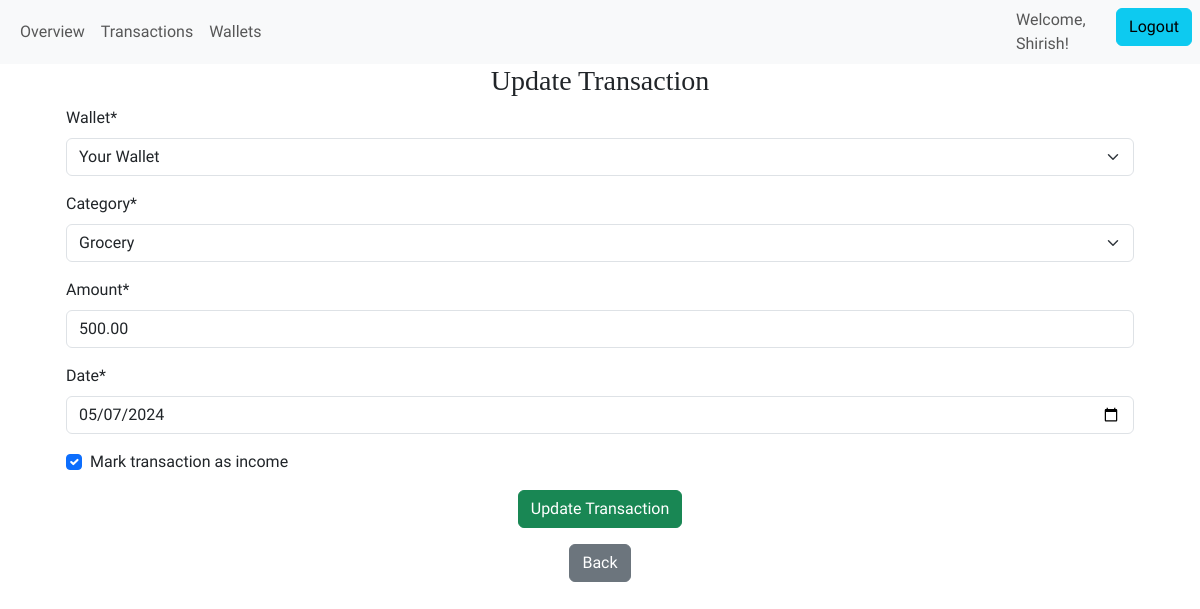
Page /personal/transactions/118/update (signed in) on the committed database.
### expense_tracker/models.py (models this page shows, shortened)
class Transaction(models.Model):
    wallet = models.ForeignKey(
        Wallet, on_delete=models.CASCADE
    )  # One-to-many link to Wallet
    category = models.ForeignKey(
        Category, on_delete=models.SET_NULL, null=True
    )  # Many-to-one link to Category
    amount = models.DecimalField(
        max_digits=10,
        decimal_places=2,
        validators=[MinValueValidator(Decimal("0.00"))],
    )  # Transaction amount
    date = models.DateField()  # Transaction date
    is_income = models.BooleanField(default=False)
    user = models.ForeignKey(User, on_delete=models.CASCADE)

### expense_tracker/views.py (the view)
class UpdateTransaction(LoginRequiredMixin, UpdateView):
    model = Transaction
    form_class = UpdateTransactionForm
    template_name = (
        "expense_tracker/update_transaction.html"  # Template for update form
    )
    success_url = reverse_lazy(
        "list_transaction"
    )  # URL to redirect after successful update
    def get_form_kwargs(self):
        kwargs = super(UpdateTransaction, self).get_form_kwargs()
        kwargs["user"] = self.request.user
        return kwargs

### expense_tracker/forms.py
class UpdateTransactionForm(forms.ModelForm):
    is_income = forms.BooleanField(
        label="Mark transaction as income", required=False
    )
    class Meta:
        model = Transaction
        exclude = ["user"]
        widgets = {
            "date": forms.DateInput(
                attrs={
                    "type": "date",
                    "max": formats.date_format(timezone.now(), "Y-m-d"),
                }
            )
        }
    def __init__(self, *args, **kwargs):
        user = kwargs.pop("user", None)
        print("User:", user)
        super().__init__(*args, **kwargs)  # Initialize the form
        if user is not None:  # Check if user is provided
            self.fields["wallet"].queryset = Wallet.objects.filter(user=user)

### expense_tracker/models.py (called while the page is built)
    def __str__(self):
        return f"{self.name}"  # For readable display

    def __str__(self):
        return self.name  # For readable display

### expense_tracker/templates/expense_tracker/update_transaction.html (shortened to what this page needs)
{% extends "expense_tracker/personal_home.html" %}
{% load static %}
{% load crispy_forms_tags %}
{% block content%}
<div class="container text-center">
    <h3>Update Transaction</h3>
    <div class="container text-start ">
        <form method="post">
            {{ form | crispy }}
            <div class="text-center">
                <button type="submit" class="btn btn-success">Update Transaction</button>
            </div>
        </form>
        <div class="container text-center">
            <a href="{% url 'list_transaction' %}" class="btn btn-secondary  my-3" aria-label="back to list of transactions">Back</a>
        </div>
    </div>
</div>
{% endblock %}

### expense_tracker/templates/expense_tracker/personal_home.html (shortened to what this page needs)
{% extends "base.html" %}
{% load static %}
{% block navbar%}
<div class="container-fluid">
    <div class="collapse navbar-collapse" id="navbarSupportedContent">
        <ul class="navbar-nav  mb-2 mb-lg-0 ">
            <li class="nav-item">
                <a class="nav-link {% block overview %}{% endblock %}"
                    href="{% url 'overview' %}"  aria-label="overview" >Overview</a>
            </li>
        </ul>
        <ul class="navbar-nav  mb-2 mb-lg-0 ">
            <li class="nav-item">
                <a class="nav-link {% block transactions %}{% endblock %}"
                    href="{% url 'list_transaction' %}" aria-label="transactions">Transactions</a>
            </li>
        </ul>
        <ul class="navbar-nav  mb-2 mb-lg-0 ">
            <li class="nav-item">
                <a class="nav-link {% block wallets %}{% endblock %}"
                    href="{% url 'list_wallet' %}"  aria-label="wallets">Wallets</a>
            </li>
        </ul>
    </div>
</div>
<ul class="navbar-nav  mb-2 mb-lg-0 ">
    <li class="nav-item">
        <span class="navbar-text">
            Welcome, {{ user.username |title }}!
        </span>
    </li>
    <li class="nav-item">
        <form method="post" action="{% url 'logout' %}">
            <button type="submit" class="btn btn-info mx-2">Logout</button>
        </form>
    </li>
</ul>
{% endblock %}

### expense_tracker/static/expense_tracker/css/base.css (style rules this page uses)
:root { --font-source-sans: "Source Sans 3", sans-serif; --font-libre-baskerville: "Libre Baskerville", serif; }
body { font-family: var(--font-source-sans); }
*, *::before, *::after { box-sizing: border-box; }
h1, h2, h3 { font-family: var(--font-libre-baskerville); }
.navbar-nav .nav-link { position: relative; transition: all 0.3s ease-in-out; }

### rows in the picture
Transaction: wallet "Your Wallet", category "Grocery", amount "500.00", date "05/07/2024", is_income "☑"

### other values in the picture
{{ user.username |title }} "Shirish"
